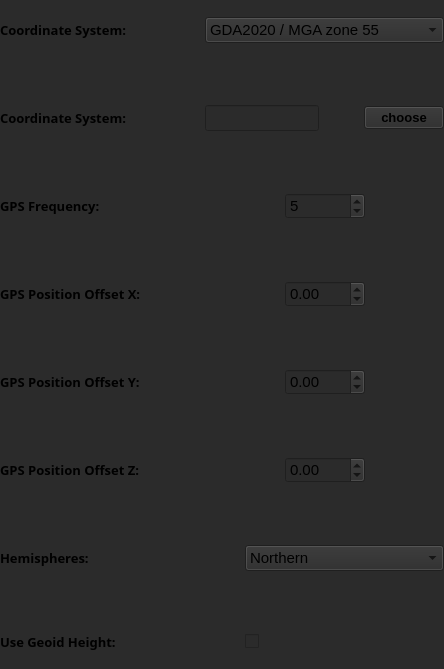
               <widget class="QWidget" name="scrollAreaWidgetContents_4">
                <property name="geometry">
                 <rect>
                  <x>0</x>
                  <y>0</y>
                  <width>444</width>
                  <height>669</height>
                 </rect>
                </property>
                <property name="styleSheet">
                 <string notr="true">QWidget{background:#2b2b2b}
</string>
                </property>
                <layout class="QVBoxLayout" name="verticalLayout_13">
                 <property name="spacing">
                  <number>45</number>
                 </property>
                 <property name="leftMargin">
                  <number>0</number>
                 </property>
                 <property name="topMargin">
                  <number>0</number>
                 </property>
                 <property name="rightMargin">
                  <number>0</number>
                 </property>
                 <property name="bottomMargin">
                  <number>0</number>
                 </property>
                 <item>
                  <layout class="QHBoxLayout" name="horizontalLayout_43">
                   <item>
                    <widget class="QLabel" name="labelSystem">
                     <property name="minimumSize">
                      <size>
                       <width>160</width>
                       <height>0</height>
                      </size>
                     </property>
                     <property name="font">
                      <font>
                       <family>Arial Black</family>
                       <pointsize>10</pointsize>
                       <weight>75</weight>
                       <bold>true</bold>
                      </font>
                     </property>
                     <property name="text">
                      <string>Coordinate System:</string>
                     </property>
                    </widget>
                   </item>
                   <item>
                    <widget class="QComboBox" name="comboBoxOutputCoordinateSystem">
                     <property name="sizePolicy">
                      <sizepolicy hsizetype="Preferred" vsizetype="Fixed">
                       <horstretch>0</horstretch>
                       <verstretch>0</verstretch>
                      </sizepolicy>
                     </property>
                     <property name="minimumSize">
                      <size>
                       <width>200</width>
                       <height>20</height>
                      </size>
                     </property>
                     <property name="font">
                      <font>
                       <family>Arial</family>
                       <pointsize>11</pointsize>
                      </font>
                     </property>
                     <item>
                      <property name="text">
                       <string>GDA2020 / MGA zone 55</string>
                      </property>
                     </item>
                     <item>
                      <property name="text">
                       <string>WGS 84 / UTM zone 31N</string>
                      </property>
                     </item>
                     <item>
                      <property name="text">
                       <string>WGS 84 / UTM zone 32N</string>
                      </property>
                     </item>
                     <item>
                      <property name="text">
                       <string>WGS 84 / UTM zone 33N</string>
                      </property>
                     </item>
                     <item>
                      <property name="text">
                       <string>WGS 84 / UTM zone 54N</string>
                      </property>
                     </item>
                     <item>
                      <property name="text">
                       <string>WGS 84 / UTM zone 54S</string>
                      </property>
                     </item>
                     <item>
                      <property name="text">
                       <string>WGS 84 / UTM zone 55N</string>
                      </property>
                     </item>
                     <item>
                      <property name="text">
                       <string>WGS 84 / UTM zone 55S</string>
                      </property>
                     </item>
                     <item>
                      <property name="text">
                       <string>CGCS2000 / 3-degree Gauss-Kruger CM 108E</string>
                      </property>
                     </item>
                     <item>
                      <property name="text">
                       <string>CGCS2000 / 3-degree Gauss-Kruger CM 111E</string>
                      </property>
                     </item>
                     <item>
                      <property name="text">
                       <string>CGCS2000 / 3-degree Gauss-Kruger CM 114E</string>
                      </property>
                     </item>
                     <item>
                      <property name="text">
                       <string>CGCS2000 / 3-degree Gauss-Kruger CM 117E</string>
                      </property>
                     </item>
                     <item>
                      <property name="text">
                       <string>CGCS2000 / 3-degree Gauss-Kruger CM 120E</string>
                      </property>
                     </item>
                    </widget>
                   </item>
                  </layout>
                 </item>
                 <item>
                  <layout class="QHBoxLayout" name="horizontalLayout_60">
                   <item>
                    <widget class="QLabel" name="labelSystem_2">
                     <property name="minimumSize">
                      <size>
                       <width>160</width>
                       <height>0</height>
                      </size>
                     </property>
                     <property name="font">
                      <font>
                       <family>Arial Black</family>
                       <pointsize>10</pointsize>
                       <weight>75</weight>
                       <bold>true</bold>
                      </font>
                     </property>
                     <property name="text">
                      <string>Coordinate System:</string>
                     </property>
                    </widget>
                   </item>
                   <item>
                    <widget class="QLineEdit" name="lineEditCoor">
                     <property name="font">
                      <font>
                       <family>Arial</family>
                       <pointsize>11</pointsize>
                      </font>
                     </property>
                     <property name="readOnly">
                      <bool>true</bool>
                     </property>
                    </widget>
                   </item>
                   <item>
                    <widget class="QPushButton" name="pushButtonCoor">
                     <property name="font">
                      <font>
                       <family>Arial</family>
                       <pointsize>10</pointsize>
                       <weight>75</weight>
                       <italic>false</italic>
                       <bold>true</bold>
                      </font>
                     </property>
                     <property name="text">
                      <string>choose</string>
                     </property>
                    </widget>
                   </item>
                  </layout>
                 </item>
                 <item>
                  <layout class="QHBoxLayout" name="horizontalLayout_82">
                   <item>
                    <widget class="QLabel" name="label_51">
                     <property name="minimumSize">
                      <size>
                       <width>160</width>
                       <height>0</height>
                      </size>
                     </property>
                     <property name="font">
                      <font>
                       <family>Arial Black</family>
                       <pointsize>10</pointsize>
                       <weight>75</weight>
                       <bold>true</bold>
                      </font>
                     </property>
                     <property name="text">
                      <string>GPS Frequency:</string>
                     </property>
                    </widget>
                   </item>
                   <item>
                    <spacer name="horizontalSpacer_62">
                     <property name="orientation">
                      <enum>Qt::Horizontal</enum>
                     </property>
                     <property name="sizeHint" stdset="0">
                      <size>
                       <width>40</width>
                       <height>20</height>
                      </size>
                     </property>
                    </spacer>
                   </item>
                   <item>
                    <widget class="QSpinBox" name="spinBoxGpsFreq">
                     <property name="minimumSize">
                      <size>
                       <width>80</width>
                       <height>20</height>
                      </size>
                     </property>
                     <property name="font">
                      <font>
                       <pointsize>11</pointsize>
                      </font>
                     </property>
                     <property name="minimum">
                      <number>1</number>
                     </property>
                     <property name="maximum">
                      <number>20</number>
                     </property>
                     <property name="value">
                      <number>5</number>
                     </property>
                    </widget>
                   </item>
                   <item>
                    <spacer name="horizontalSpacer_63">
                     <property name="orientation">
                      <enum>Qt::Horizontal</enum>
                     </property>
                     <property name="sizeHint" stdset="0">
                      <size>
                       <width>40</width>
                       <height>20</height>
                      </size>
                     </property>
                    </spacer>
                   </item>
                  </layout>
                 </item>
                 <item>
                  <layout class="QHBoxLayout" name="horizontalLayout_42">
                   <item>
                    <widget class="QLabel" name="label_12">
                     <property name="minimumSize">
                      <size>
                       <width>160</width>
                       <height>0</height>
                      </size>
                     </property>
                     <property name="maximumSize">
                      <size>
                       <width>16777215</width>
                       <height>16777215</height>
                      </size>
                     </property>
                     <property name="font">
                      <font>
                       <family>Arial Black</family>
                       <pointsize>10</pointsize>
                       <weight>75</weight>
                       <bold>true</bold>
                      </font>
                     </property>
                     <property name="text">
                      <string>GPS Position Offset X:</string>
                     </property>
                    </widget>
                   </item>
                   <item>
                    <spacer name="horizontalSpacer_40">
                     <property name="orientation">
                      <enum>Qt::Horizontal</enum>
                     </property>
                     <property name="sizeHint" stdset="0">
                      <size>
                       <width>40</width>
                       <height>20</height>
                      </size>
                     </property>
                    </spacer>
                   </item>
                   <item>
                    <widget class="QDoubleSpinBox" name="doubleSpinBoxXRtk">
                     <property name="minimumSize">
                      <size>
                       <width>80</width>
                       <height>20</height>
                      </size>
                     </property>
                     <property name="font">
                      <font>
                       <pointsize>11</pointsize>
                      </font>
                     </property>
                     <property name="minimum">
                      <double>-5.000000000000000</double>
                     </property>
                     <property name="maximum">
                      <double>5.000000000000000</double>
                     </property>
                    </widget>
                   </item>
                   <item>
                    <spacer name="horizontalSpacer_41">
                     <property name="orientation">
                      <enum>Qt::Horizontal</enum>
                     </property>
                     <property name="sizeHint" stdset="0">
                      <size>
                       <width>40</width>
                       <height>20</height>
                      </size>
                     </property>
                    </spacer>
                   </item>
                  </layout>
                 </item>
                 <item>
                  <layout class="QHBoxLayout" name="horizontalLayout_44">
                   <item>
                    <widget class="QLabel" name="label_13">
                     <property name="minimumSize">
                      <size>
                       <width>160</width>
                       <height>0</height>
                      </size>
                     </property>
                     <property name="font">
                      <font>
                       <family>Arial Black</family>
                       <pointsize>10</pointsize>
                       <weight>75</weight>
                       <bold>true</bold>
                      </font>
                     </property>
                     <property name="text">
                      <string>GPS Position Offset Y:</string>
                     </property>
                    </widget>
                   </item>
                   <item>
                    <spacer name="horizontalSpacer_42">
                     <property name="orientation">
                      <enum>Qt::Horizontal</enum>
                     </property>
                     <property name="sizeHint" stdset="0">
                      <size>
                       <width>40</width>
                       <height>20</height>
                      </size>
                     </property>
                    </spacer>
                   </item>
                   <item>
                    <widget class="QDoubleSpinBox" name="doubleSpinBoxYRtk">
                     <property name="minimumSize">
                      <size>
                       <width>80</width>
                       <height>20</height>
                      </size>
                     </property>
                     <property name="font">
                      <font>
                       <pointsize>11</pointsize>
                      </font>
                     </property>
                     <property name="minimum">
                      <double>-5.000000000000000</double>
                     </property>
                     <property name="maximum">
                      <double>5.000000000000000</double>
                     </property>
                    </widget>
                   </item>
                   <item>
                    <spacer name="horizontalSpacer_43">
                     <property name="orientation">
                      <enum>Qt::Horizontal</enum>
                     </property>
                     <property name="sizeHint" stdset="0">
                      <size>
                       <width>40</width>
                       <height>20</height>
                      </size>
                     </property>
                    </spacer>
                   </item>
                  </layout>
                 </item>
                 <item>
                  <layout class="QHBoxLayout" name="horizontalLayout_41">
                   <item>
                    <widget class="QLabel" name="label_11">
                     <property name="minimumSize">
                      <size>
                       <width>160</width>
                       <height>0</height>
                      </size>
                     </property>
                     <property name="font">
                      <font>
                       <family>Arial Black</family>
                       <pointsize>10</pointsize>
                       <weight>75</weight>
                       <bold>true</bold>
                      </font>
                     </property>
                     <property name="text">
                      <string>GPS Position Offset Z:</string>
                     </property>
                    </widget>
                   </item>
                   <item>
                    <spacer name="horizontalSpacer_39">
                     <property name="orientation">
                      <enum>Qt::Horizontal</enum>
                     </property>
                     <property name="sizeHint" stdset="0">
                      <size>
                       <width>40</width>
                       <height>20</height>
                      </size>
                     </property>
                    </spacer>
                   </item>
                   <item>
                    <widget class="QDoubleSpinBox" name="doubleSpinBoxZRtk">
                     <property name="minimumSize">
                      <size>
                       <width>80</width>
                       <height>20</height>
                      </size>
                     </property>
                     <property name="font">
                      <font>
                       <pointsize>11</pointsize>
                      </font>
                     </property>
                     <property name="minimum">
                      <double>-5.000000000000000</double>
                     </property>
                     <property name="maximum">
                      <double>5.000000000000000</double>
                     </property>
                    </widget>
                   </item>
                   <item>
                    <spacer name="horizontalSpacer_38">
                     <property name="orientation">
                      <enum>Qt::Horizontal</enum>
                     </property>
                     <property name="sizeHint" stdset="0">
                      <size>
                       <width>40</width>
                       <height>20</height>
                      </size>
                     </property>
                    </spacer>
                   </item>
                  </layout>
                 </item>
                 <item>
                  <layout class="QHBoxLayout" name="horizontalLayout_50">
                   <item>
                    <widget class="QLabel" name="label_icpMaximumIterations_5">
                     <property name="minimumSize">
                      <size>
                       <width>0</width>
                       <height>0</height>
                      </size>
                     </property>
                     <property name="maximumSize">
                      <size>
                       <width>16777215</width>
                       <height>16777215</height>
                      </size>
                     </property>
                     <property name="font">
                      <font>
                       <family>Arial Black</family>
                       <pointsize>10</pointsize>
                       <weight>75</weight>
                       <bold>true</bold>
                      </font>
                     </property>
                     <property name="text">
                      <string>Hemispheres:</string>
                     </property>
                    </widget>
                   </item>
                   <item>
                    <widget class="QComboBox" name="comboBoxHemi">
                     <property name="sizePolicy">
                      <sizepolicy hsizetype="Preferred" vsizetype="Fixed">
                       <horstretch>0</horstretch>
                       <verstretch>0</verstretch>
                      </sizepolicy>
                     </property>
                     <property name="minimumSize">
                      <size>
                       <width>150</width>
                       <height>20</height>
                      </size>
                     </property>
                     <property name="font">
                      <font>
                       <family>Arial</family>
                       <pointsize>11</pointsize>
                      </font>
                     </property>
                     <item>
                      <property name="text">
                       <string>Northern</string>
                      </property>
                     </item>
                     <item>
                      <property name="text">
                       <string>Southern</string>
                      </property>
                     </item>
                    </widget>
                   </item>
                  </layout>
                 </item>
                 <item>
                  <layout class="QHBoxLayout" name="horizontalLayout_56">
                   <item>
                    <widget class="QLabel" name="labelLas_3">
                     <property name="minimumSize">
                      <size>
                       <width>0</width>
                       <height>0</height>
                      </size>
                     </property>
                     <property name="maximumSize">
                      <size>
                       <width>16777215</width>
                       <height>16777215</height>
                      </size>
                     </property>
                     <property name="font">
                      <font>
                       <family>Arial Black</family>
                       <pointsize>10</pointsize>
                       <weight>75</weight>
                       <bold>true</bold>
                      </font>
                     </property>
                     <property name="text">
                      <string>Use Geoid Height: </string>
                     </property>
                    </widget>
                   </item>
                   <item alignment="Qt::AlignLeft">
                    <widget class="QCheckBox" name="checkBoxGeoid">
                     <property name="maximumSize">
                      <size>
                       <width>16</width>
                       <height>16777215</height>
                      </size>
                     </property>
                     <property name="text">
                      <string/>
                     </property>
                    </widget>
                   </item>
                  </layout>
                 </item>
                </layout>
               </widget>
